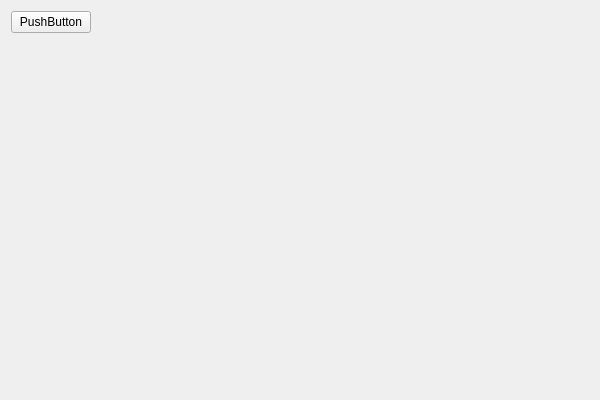
<?xml version="1.0" encoding="UTF-8"?>
<ui version="4.0">
 <class>QT_barClass</class>
 <widget class="QWidget" name="QT_barClass">
  <property name="geometry">
   <rect>
    <x>0</x>
    <y>0</y>
    <width>600</width>
    <height>400</height>
   </rect>
  </property>
  <property name="windowTitle">
   <string>QT_bar</string>
  </property>
  <layout class="QFormLayout" name="formLayout">
   <item row="0" column="0">
    <widget class="QPushButton" name="pushButton">
     <property name="text">
      <string>PushButton</string>
     </property>
    </widget>
   </item>
  </layout>
 </widget>
 <layoutdefault spacing="6" margin="11"/>
 <resources>
  <include location="QT_bar.qrc"/>
 </resources>
 <connections/>
</ui>
